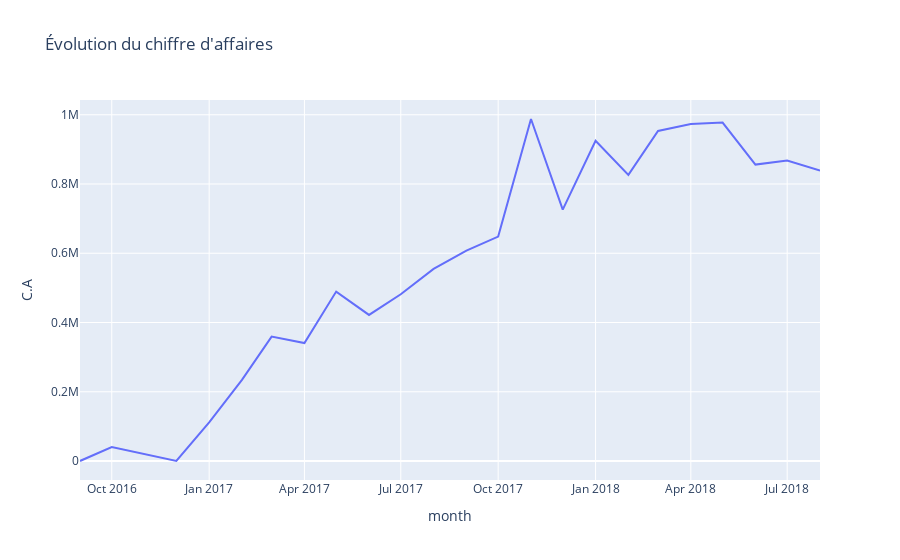

This figure's notebook cell:
### Code cell
# 4. Graphe

px.line(sales_month, x='month', y='C.A', title="Évolution du chiffre d'affaires").show()
